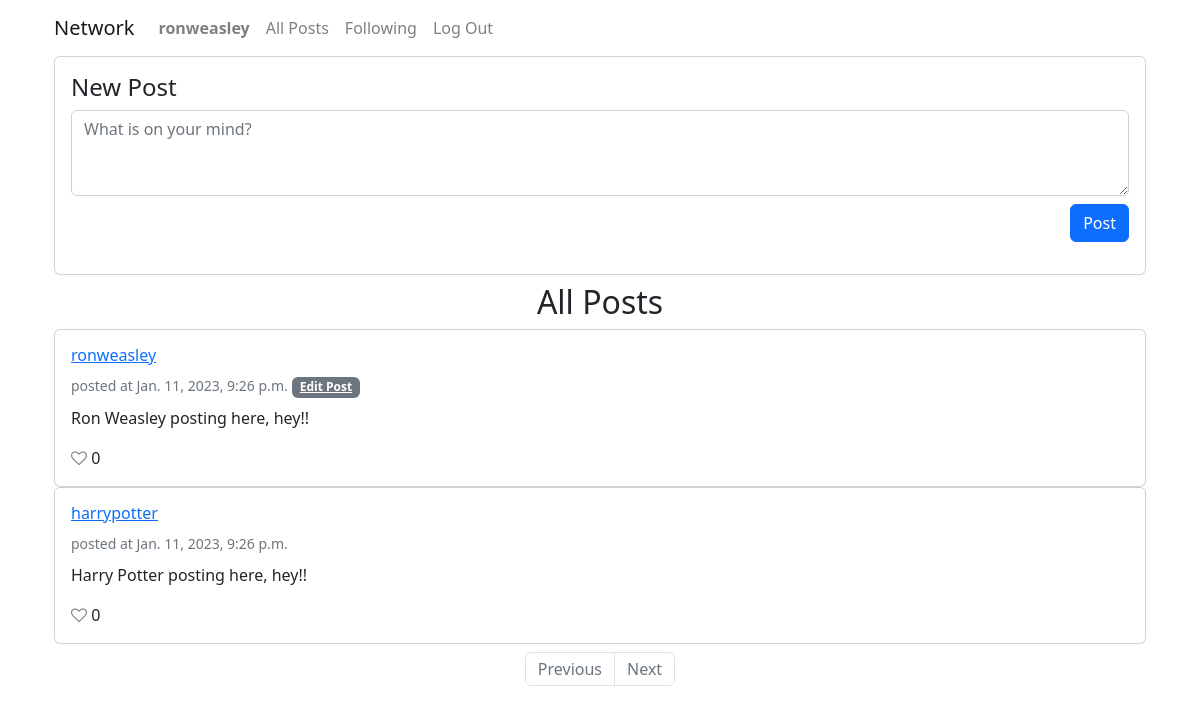
Screenshot of / (signed in) with the database file from the repository.
### network/models.py (models this page shows, shortened)
class User(AbstractUser):
    pass

class Post(models.Model):
    author = models.ForeignKey(User, on_delete=models.CASCADE, related_name="posts")
    content = models.TextField(max_length=140)
    timestamp = models.DateTimeField(auto_now_add=True)
    liked_by = models.ManyToManyField(User, related_name="likes")
    def likes(self):
        return self.liked_by.all().count()
    class Meta:
        ordering = ['-timestamp']

### network/views.py (the view)
# urls.py: path("", views.index, name="index"),
def index(request):
    posts = Post.objects.all()
    pagination = Paginator(posts, 10)
    pg_num = request.GET.get('page', 1)
    pg_obj = pagination.get_page(pg_num)
    if pg_obj.has_previous():
        pg_url = f'?page={pg_obj.previous_page_number()}'
    elif pg_obj.has_next():
        pg_url = f'?page={pg_obj.next_page_number()}'
    else:
        pg_url = ''
    return render(request, "network/index.html", {
        "form": NewPostForm(),
        "posts": pg_obj,
        "pg_obj": pg_obj,
        "pg_url": pg_url
    })

### network/forms.py
class NewPostForm(forms.ModelForm):
    class Meta:
        model = Post
        fields = ['content']
        labels = {
            'content': ''
        }
        widgets = {
        'content': forms.Textarea(attrs={'rows':3, 'maxlength': 1000, 'class': 'form-control', 'placeholder': 'What is on your mind?'})
        }

### network/templates/network/index.html (shortened to what this page needs)
{% extends "network/layout.html" %}
{% load static %}
{% block body %}
<div class="container">
    <div class="row">
        <div class="col-12">
            <div class="row">
                <div class="col">
                    <div class="card">
                        <div class="card-body">
                            <div class="row">
                                <div class="col">
                                    <h4>New Post</h4>
                                    <form action="{% url 'newpost' %}" method="POST" enctype="multipart/form-data">
                                            {{ form }}
                                        <div class="form-group">
                                            <div class="column text-end">
                                                <button class="btn btn-primary mt-2" type="submit">Post</button>
                                            </div>
                                        </div>
                                    </form>
                                </div>
                            </div>
                        </div>
                    </div>
                </div>
            </div>
            <div class="row">
                <div class="col">
                    <h2 class="text-center mt-2">All Posts</h2>
                    {% for post in posts %}
                        <div class="card">
                            <div class="card-body">
                                <div class="row">
                                    <div class="col">
                                        <a href="{% url 'profile' post.author.id %}">
                                            <h6 class="card-title">{{ post.author }}</h6>
                                        </a>
                                        <small class="align-self-center text-muted text-right">posted at {{ post.timestamp }}</small>
                                        {% if user.is_authenticated and user == post.author %}
                                        <a href="javascript:void(0)" data-id="{{ post.id }}" id="editpost_{{ post.id }}" class="badge badge-secondary">Edit Post</a>
                                        {% endif %}
                                        <p id="postcontent_{{ post.id }}"class="card-text mt-2">{{ post.content }}</p>
                                        <div id="post_likes_{{ post.id }}">
                                            {% if user.is_authenticated %}
                                            <i id="heartbtn_{{ post.id }}" data-id="{{ post.id }}" class="fa fa-heart-o {% if user in post.liked_by.all %}fa fa-heart{% else %}fa fa-heart-o{% endif %}"></i>
                                            {% else %}
                                            <i class="fa fa-heart-o {% if post.likes != 0 %}fa fa-heart{% else %}fa fa-heart-o{% endif %}"></i>
                                            {% endif %}
                                            <span id="postlikecount_{{ post.id }}">{{ post.likes }}</span>
                                        </div>
                                    </div>
                                </div>
                            </div>
                        </div>
                    {% empty %}
                        No posts.
                    {% endfor %}
                    <div class="row mt-2 align-self-center">
                        <div class="col text-center">
                            {% if pg_obj.object_list %}
                            <nav aria-label="...">
                                <ul class="pagination justify-content-center">
                                    <li class="page-item {% if not pg_obj.has_previous %} disabled {% endif %}">
                                        <a class="page-link" href="{{ pg_url }}">Previous</a>
                                    </li>
                                    <li class="page-item {% if not pg_obj.has_next %} disabled {% endif %}">
                                        <a class="page-link" href="{{ pg_url }}">Next</a>
                                    </li>
                                </ul>
                            </nav>
                            {% endif %}
                        </div>
                    </div>
                </div>
            </div>
        </div>
    </div>
</div>
{% endblock %}

### network/templates/network/layout.html (shortened to what this page needs)
{% load static %}
<!DOCTYPE html>
<html lang="en">
<head>
    <link rel="stylesheet" href="https://stackpath.bootstrapcdn.com/bootstrap/4.4.1/css/bootstrap.min.css">
    <link href="https://maxcdn.bootstrapcdn.com/font-awesome/4.7.0/css/font-awesome.min.css" rel="stylesheet"/>
    <link href="{% static 'network/styles.css' %}" rel="stylesheet">
    <link href="{% static 'network/bootstrap.min.css' %}" rel="stylesheet">
</head>
<body>
    <div class="container">
        <div class="row">
            <div class="col-12">
                <div class="row">
                    <div class="col">
                        <nav class="navbar navbar-light navbar-expand-md">
                            <div class="container-fluid"><a class="navbar-brand" href="#">Network</a>
                                <div class="collapse navbar-collapse" id="navcol-1">
                                    <ul class="navbar-nav mr-auto">
                                        {% if user.is_authenticated %}
                                            <li class="nav-item">
                                                <a class="nav-link" href="{% url 'profile' user.id %}"><strong>{{ user.username }}</strong></a>
                                            </li>
                                        {% endif %}
                                        <li class="nav-item">
                                            <a class="nav-link" href="{% url 'index' %}">All Posts</a>
                                        </li>
                                        {% if user.is_authenticated %}
                                            <li class="nav-item">
                                                <a class="nav-link" href="{% url 'following' user.id %}">Following</a>
                                            </li>
                                            <li class="nav-item">
                                                <a class="nav-link" href="{% url 'logout' %}">Log Out</a>
                                            </li>
                                        {% endif %}
                                    </ul>
                                </div>
                            </div>
                        </nav>
                    </div>
                </div>
                <div class="row">
                    <div class="col">
                        {% block body %}
                        {% endblock %}
                    </div>
                </div>
            </div>
        </div>
    </div>
</body>
</html>

### network/static/network/styles.css (style rules this page uses)
.fa-heart-o { color: rgb(129, 129, 129); cursor: pointer; }

### rows the page displays
User: username "ronweasley"
Post: author "ronweasley", timestamp "Jan. 11, 2023, 9:26 p.m.", content "Ron Weasley posting here, hey!!", likes "0"
Post: author "harrypotter", timestamp "Jan. 11, 2023, 9:26 p.m.", content "Harry Potter posting here, hey!!", likes "0"
